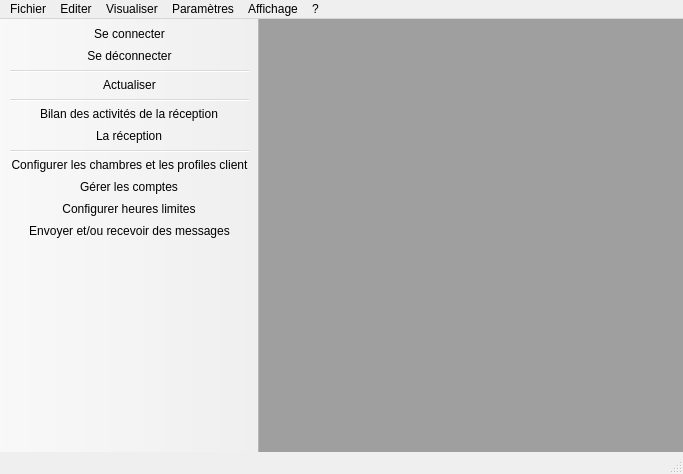
<?xml version="1.0" encoding="UTF-8"?>
<ui version="4.0">
 <class>MainWindow</class>
 <widget class="QMainWindow" name="MainWindow">
  <property name="geometry">
   <rect>
    <x>0</x>
    <y>0</y>
    <width>683</width>
    <height>474</height>
   </rect>
  </property>
  <property name="windowTitle">
   <string>Hotel Manager Admin 2011 [bienvenue au service administration]</string>
  </property>
  <property name="windowIcon">
   <iconset resource="images.qrc">
    <normaloff>:/images/logo_a.png</normaloff>:/images/logo_a.png</iconset>
  </property>
  <widget class="QWidget" name="centralWidget">
   <layout class="QGridLayout" name="gridLayout">
    <property name="margin">
     <number>0</number>
    </property>
    <item row="0" column="0">
     <widget class="QMdiArea" name="mdiArea"/>
    </item>
   </layout>
  </widget>
  <widget class="QMenuBar" name="menuBar">
   <property name="geometry">
    <rect>
     <x>0</x>
     <y>0</y>
     <width>683</width>
     <height>21</height>
    </rect>
   </property>
   <widget class="QMenu" name="menuFichier">
    <property name="title">
     <string>Fichier</string>
    </property>
    <addaction name="actionSe_connecter"/>
    <addaction name="actionSe_d_connecter"/>
    <addaction name="actionActiver_son_compte"/>
    <addaction name="separator"/>
    <addaction name="actionBilanActivitesReception"/>
    <addaction name="separator"/>
    <addaction name="actionQuitter"/>
   </widget>
   <widget class="QMenu" name="menuEditer">
    <property name="title">
     <string>Editer</string>
    </property>
    <addaction name="actionChanger_password"/>
    <addaction name="separator"/>
    <addaction name="actionVisualiser_le_cardex"/>
   </widget>
   <widget class="QMenu" name="menuParam_tres">
    <property name="title">
     <string>Paramètres</string>
    </property>
    <addaction name="actionConfigurer_les_chambres"/>
    <addaction name="actionConfigurer_le_menu_du_restaurant"/>
    <addaction name="actionGererDesComptesRecepteur"/>
    <addaction name="actionConfigurer_heures_de_sortie"/>
    <addaction name="actionConfigurer_taux_des_taxes"/>
    <addaction name="actionAjusterDateHeure"/>
    <addaction name="actionRenseigner_les_informations_sur_votre_h_tel"/>
   </widget>
   <widget class="QMenu" name="menuAide">
    <property name="title">
     <string>?</string>
    </property>
    <addaction name="actionAide_en_ligne"/>
    <addaction name="separator"/>
    <addaction name="actionA_propos_de_Hotel_Manager_Plus"/>
   </widget>
   <widget class="QMenu" name="menuVisualiser">
    <property name="title">
     <string>Visualiser</string>
    </property>
    <addaction name="actionLa_r_ception"/>
   </widget>
   <widget class="QMenu" name="menuAffichage">
    <property name="title">
     <string>Affichage</string>
    </property>
    <addaction name="actionActualiser"/>
   </widget>
   <addaction name="menuFichier"/>
   <addaction name="menuEditer"/>
   <addaction name="menuVisualiser"/>
   <addaction name="menuParam_tres"/>
   <addaction name="menuAffichage"/>
   <addaction name="menuAide"/>
  </widget>
  <widget class="QToolBar" name="mainToolBar">
   <property name="movable">
    <bool>false</bool>
   </property>
   <property name="iconSize">
    <size>
     <width>32</width>
     <height>32</height>
    </size>
   </property>
   <property name="floatable">
    <bool>false</bool>
   </property>
   <attribute name="toolBarArea">
    <enum>LeftToolBarArea</enum>
   </attribute>
   <attribute name="toolBarBreak">
    <bool>false</bool>
   </attribute>
   <addaction name="actionSe_connecter"/>
   <addaction name="actionSe_d_connecter"/>
   <addaction name="separator"/>
   <addaction name="actionActualiser"/>
   <addaction name="separator"/>
   <addaction name="actionBilanActivitesReception"/>
   <addaction name="actionLa_r_ception"/>
   <addaction name="separator"/>
   <addaction name="actionConfigurer_les_chambres"/>
   <addaction name="actionGererDesComptesRecepteur"/>
   <addaction name="actionConfigurer_heures_de_sortie"/>
   <addaction name="actionEcrire_et_recevoir_des_messages"/>
  </widget>
  <widget class="QStatusBar" name="statusBar"/>
  <action name="actionQuitter">
   <property name="text">
    <string>Quitter</string>
   </property>
  </action>
  <action name="actionChanger_password">
   <property name="text">
    <string>Editer votre compte...</string>
   </property>
   <property name="toolTip">
    <string>Changer le mot de passe du compte administrateur en cours</string>
   </property>
  </action>
  <action name="actionConfigurer_les_chambres">
   <property name="icon">
    <iconset resource="images.qrc">
     <normaloff>:/images/config_ch.png</normaloff>:/images/config_ch.png</iconset>
   </property>
   <property name="text">
    <string>Configurer les chambres et les profiles client</string>
   </property>
   <property name="toolTip">
    <string>Configurer les chambres</string>
   </property>
  </action>
  <action name="actionGererDesComptesRecepteur">
   <property name="icon">
    <iconset resource="images.qrc">
     <normaloff>:/images/gerer_compte.png</normaloff>:/images/gerer_compte.png</iconset>
   </property>
   <property name="text">
    <string>Gérer les comptes...</string>
   </property>
   <property name="toolTip">
    <string>Gérer les comptes récepteur</string>
   </property>
  </action>
  <action name="actionBilanActivitesReception">
   <property name="icon">
    <iconset resource="images.qrc">
     <normaloff>:/images/bilan_activites.png</normaloff>:/images/bilan_activites.png</iconset>
   </property>
   <property name="text">
    <string>Bilan des activités de la réception</string>
   </property>
   <property name="toolTip">
    <string>Bilan des activités de la réception</string>
   </property>
  </action>
  <action name="actionAjusterDateHeure">
   <property name="text">
    <string>Ajuster Date/Heure...</string>
   </property>
   <property name="toolTip">
    <string>Ajuster la date et l'heure du système</string>
   </property>
  </action>
  <action name="actionSe_connecter_au_service_R_ception">
   <property name="text">
    <string>Se connecter au service Réception</string>
   </property>
  </action>
  <action name="actionSe_connecter">
   <property name="icon">
    <iconset resource="images.qrc">
     <normaloff>:/images/connecter.png</normaloff>:/images/connecter.png</iconset>
   </property>
   <property name="text">
    <string>Se connecter</string>
   </property>
  </action>
  <action name="actionSe_d_connecter">
   <property name="icon">
    <iconset resource="images.qrc">
     <normaloff>:/images/déconnecter.png</normaloff>:/images/déconnecter.png</iconset>
   </property>
   <property name="text">
    <string>Se déconnecter</string>
   </property>
  </action>
  <action name="actionConfigurer_type_de_client">
   <property name="icon">
    <iconset resource="images.qrc">
     <normaloff>:/images/config_type_client.png</normaloff>:/images/config_type_client.png</iconset>
   </property>
   <property name="text">
    <string>Configurer les types de client...</string>
   </property>
  </action>
  <action name="actionActiver_son_compte">
   <property name="text">
    <string>Activer un nouveau compte...</string>
   </property>
  </action>
  <action name="actionConfigurer_heures_de_sortie">
   <property name="icon">
    <iconset resource="images.qrc">
     <normaloff>:/images/regler_heure.png</normaloff>:/images/regler_heure.png</iconset>
   </property>
   <property name="text">
    <string>Configurer heures limites...</string>
   </property>
  </action>
  <action name="actionEcrire_et_recevoir_des_messages">
   <property name="icon">
    <iconset resource="images.qrc">
     <normaloff>:/images/msgs2.png</normaloff>:/images/msgs2.png</iconset>
   </property>
   <property name="text">
    <string>Envoyer et/ou recevoir des messages</string>
   </property>
  </action>
  <action name="actionAide_en_ligne">
   <property name="text">
    <string>Aide en ligne</string>
   </property>
  </action>
  <action name="actionA_propos_de_Hotel_Manager_Plus">
   <property name="text">
    <string>A propos de Hotel Manager Plus...</string>
   </property>
  </action>
  <action name="actionObserver_la_tr_sorerie">
   <property name="icon">
    <iconset resource="images.qrc">
     <normaloff>:/images/etat_caisse.png</normaloff>:/images/etat_caisse.png</iconset>
   </property>
   <property name="text">
    <string>Etat de la trésorerie</string>
   </property>
  </action>
  <action name="actionHistorique_des_bilans_journaliers">
   <property name="icon">
    <iconset resource="images.qrc">
     <normaloff>:/images/historique_bilan.png</normaloff>:/images/historique_bilan.png</iconset>
   </property>
   <property name="text">
    <string>Historique des bilans journaliers</string>
   </property>
  </action>
  <action name="actionInformations_g_n_rales">
   <property name="text">
    <string>Informations générales</string>
   </property>
  </action>
  <action name="actionRenseigner_les_informations_sur_votre_h_tel">
   <property name="text">
    <string>Renseigner les informations sur votre hôtel</string>
   </property>
  </action>
  <action name="actionConfigurer_le_menu_du_restaurant">
   <property name="text">
    <string>Configurer le menu du restaurant</string>
   </property>
  </action>
  <action name="actionVisualiser_le_cardex">
   <property name="text">
    <string>Visualiser le cardex</string>
   </property>
  </action>
  <action name="actionConfigurer_taux_des_taxes">
   <property name="text">
    <string>Configurer taux des taxes</string>
   </property>
  </action>
  <action name="actionLa_r_ception">
   <property name="icon">
    <iconset resource="images.qrc">
     <normaloff>:/images/booking_button.png</normaloff>:/images/booking_button.png</iconset>
   </property>
   <property name="text">
    <string>La réception</string>
   </property>
   <property name="toolTip">
    <string>Visualiser la réception</string>
   </property>
  </action>
  <action name="actionActualiser">
   <property name="icon">
    <iconset resource="images.qrc">
     <normaloff>:/images/actualiser.png</normaloff>:/images/actualiser.png</iconset>
   </property>
   <property name="text">
    <string>Actualiser</string>
   </property>
  </action>
 </widget>
 <layoutdefault spacing="6" margin="11"/>
 <resources>
  <include location="images.qrc"/>
 </resources>
 <connections/>
</ui>
